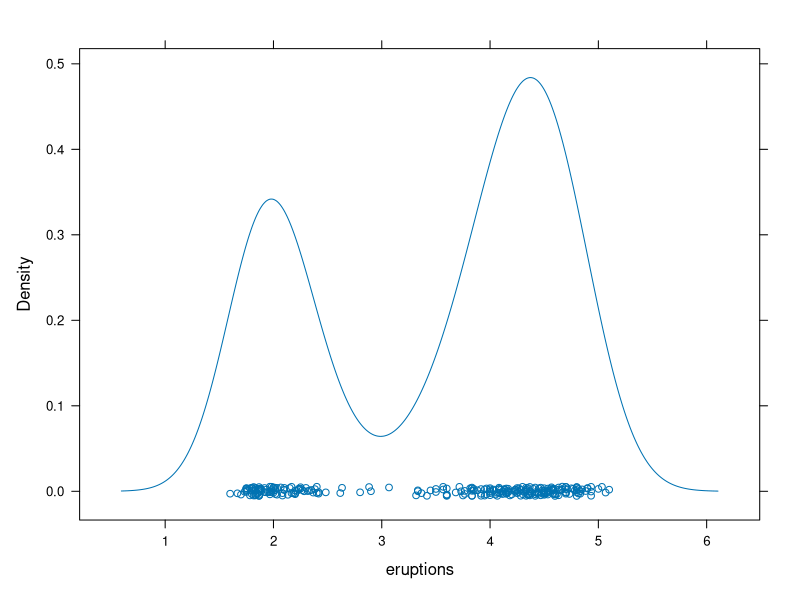
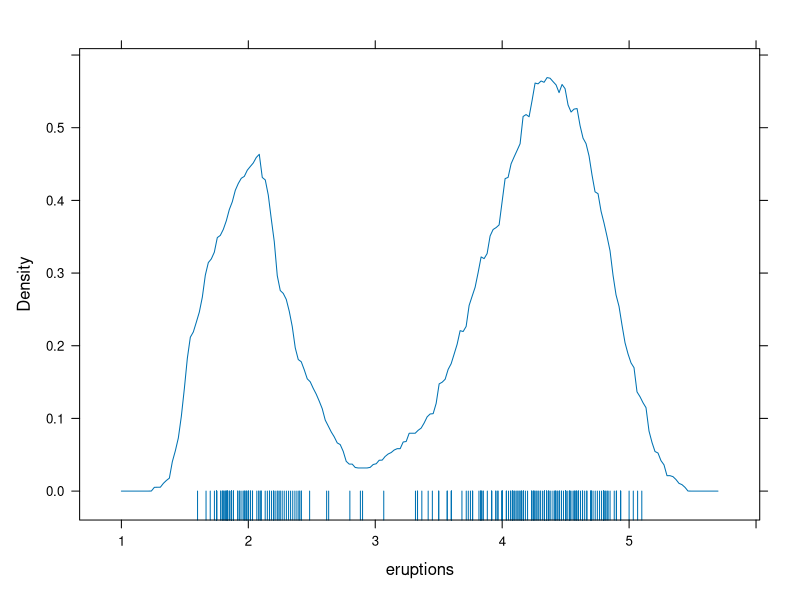
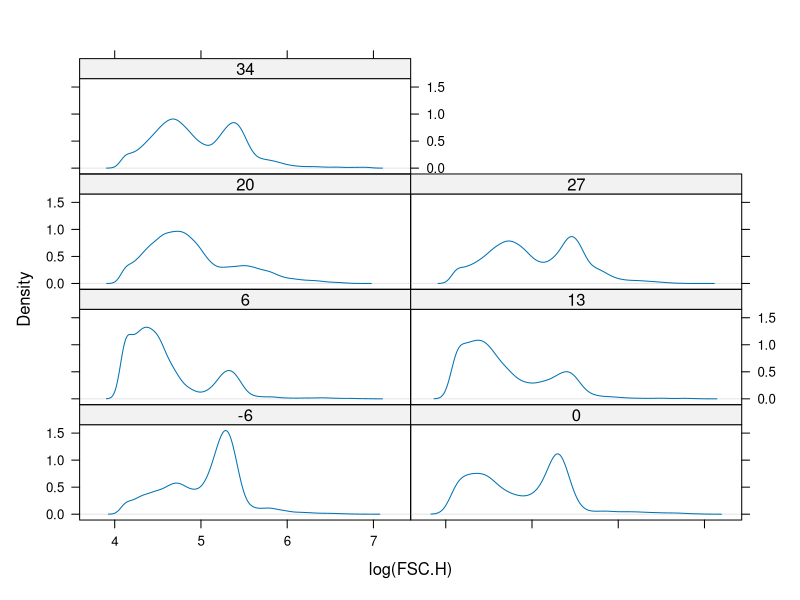
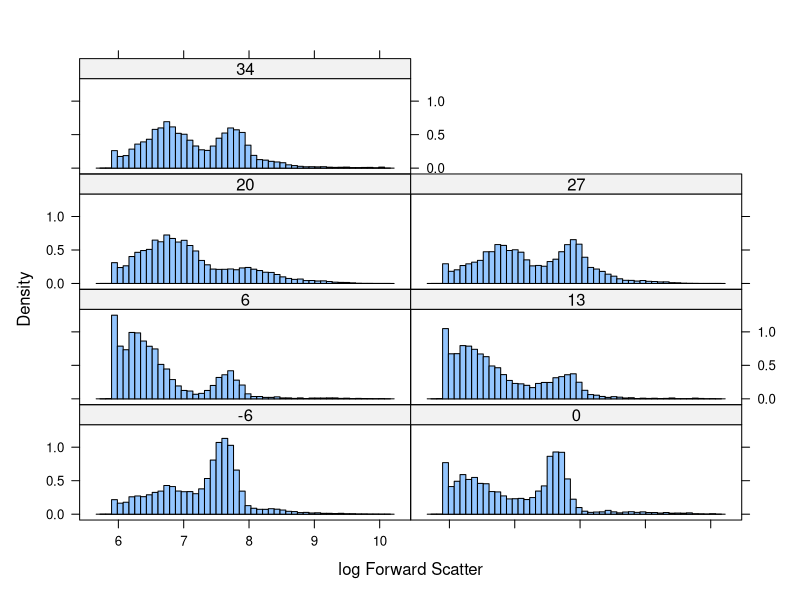
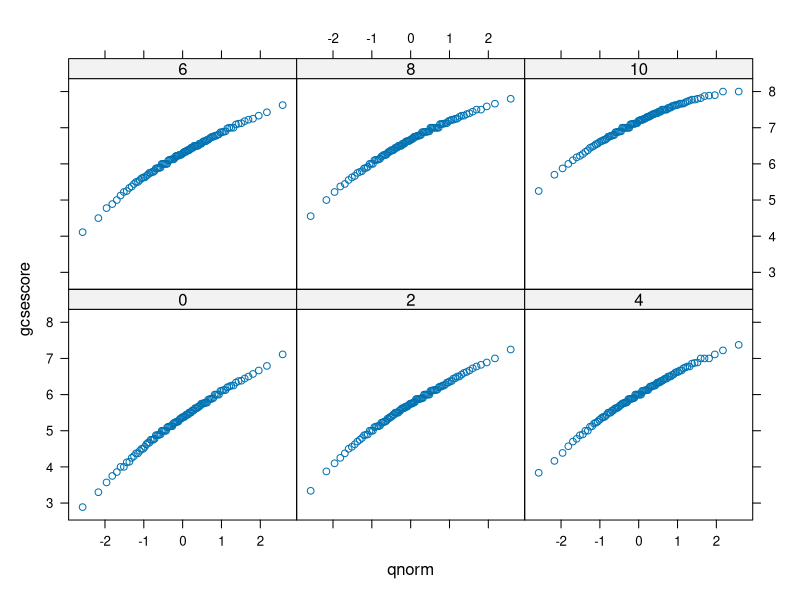
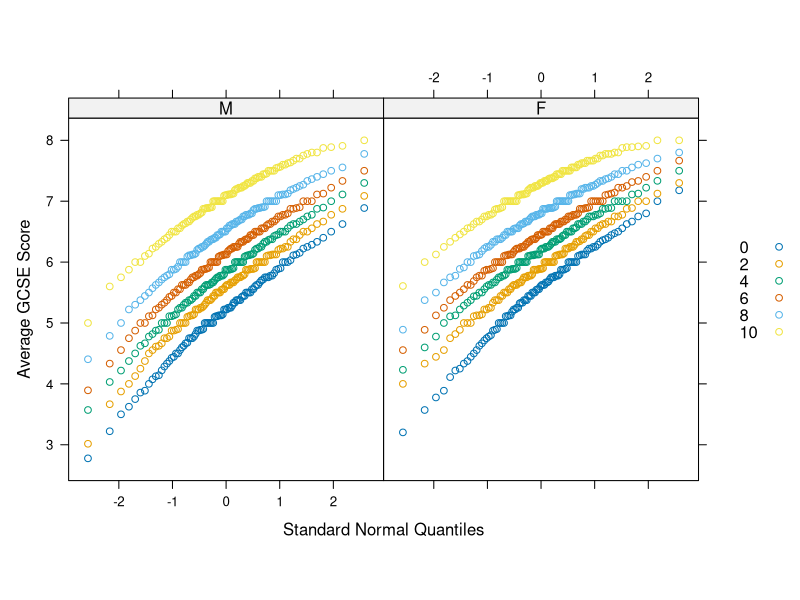
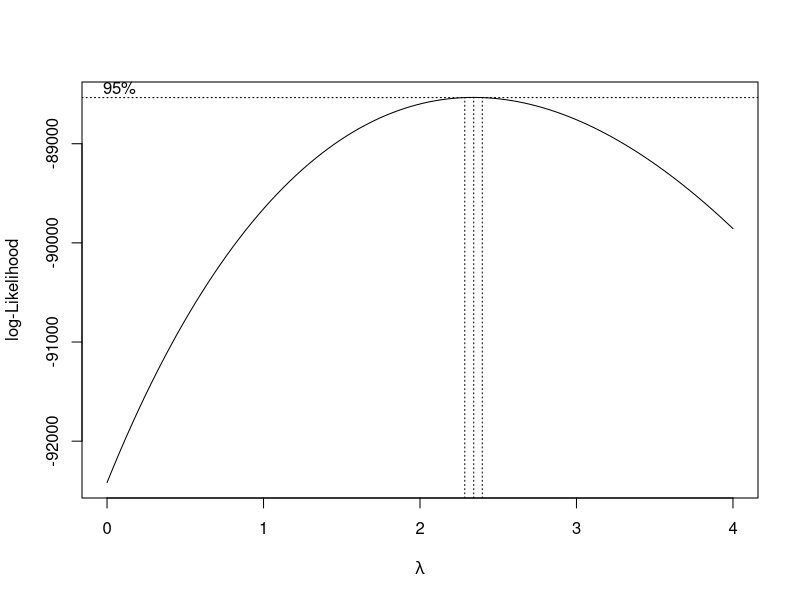
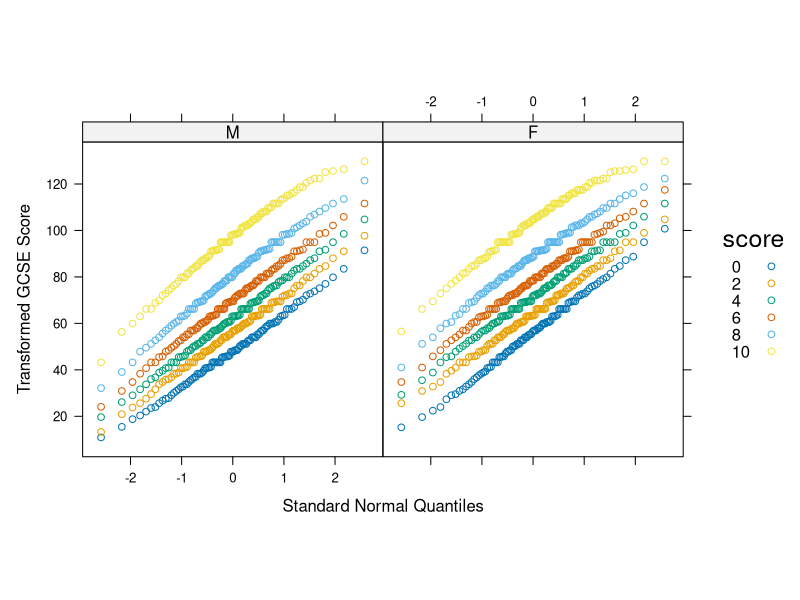

Recreate these plots in R, in order.
## ---- chunk 1
library(lattice)
## ---- chunk 2
densityplot(~eruptions, data = faithful)
## ---- chunk 3
densityplot(~eruptions,
  data = faithful,
  kernel = "rect",
  bw = 0.2,
  plot.points = "rug",
  n = 200
)
## ---- chunk 4
library(latticeExtra)
data(gvhd10)
densityplot(~ log(FSC.H) | Days,
  data = gvhd10,
  plot.points = FALSE, ref = TRUE, layout = c(2, 4)
)
## ---- chunk 5
histogram(~ log2(FSC.H) | Days, gvhd10,
  xlab = "log Forward Scatter",
  type = "density",
  nint = 50,
  layout = c(2, 4)
)
## ---- chunk 6
data(Chem97, package = "mlmRev")
qqmath(~ gcsescore | factor(score),
  data = Chem97,
  f.value = ppoints(100)
)
## ---- chunk 7
qqmath(~ gcsescore | gender, Chem97,
  groups = score,
  aspect = "xy",
  f.value = ppoints(100),
  auto.key = list(space = "right"),
  xlab = "Standard Normal Quantiles",
  ylab = "Average GCSE Score"
)
## ---- chunk 8
library(MASS)
Chem97.pos <- subset(Chem97, gcsescore > 0)
with(
  Chem97.pos,
  boxcox(gcsescore ~ score * gender, lambda = seq(0, 4, 1 / 10))
)
## ---- chunk 9
Chem97.mod <- transform(Chem97, gcsescore.trans = gcsescore^2.34)
qqmath(~ gcsescore.trans | gender, Chem97.mod,
  groups = score,
  f.value = ppoints(100), aspect = "xy",
  auto.key = list(space = "right", title = "score"),
  xlab = "Standard Normal Quantiles",
  ylab = "Transformed GCSE Score"
)
## ---- chunk 10
library(latticeExtra)
ecdfplot(~ gcsescore | factor(score),
  data = Chem97,
  groups = gender,
  auto.key = list(columns = 2),
  subset = gcsescore > 0,
  xlab = "Average GCSE SCore"
)
## ---- chunk 11
qqmath(
  data = Chem97,
  ~ gcsescore | factor(score),
  groups = gender,
  auto.key = list(points = FALSE, lines = TRUE, columns = 2),
  subset = gcsescore > 0,
  type = "l",
  distribution = qunif,
  prepanel = prepanel.qqmathline,
  aspect = "xy",
  xlab = "standard Normal Quantiles",
  ylab = "Average GCSE"
)
## ---- chunk 12
qq(
  data = Chem97, gender ~ gcsescore | factor(score),
  f.value = ppoints(100), aspect = 1
)
## ---- chunk 13
bwplot(
  data = Chem97,
  factor(score) ~ gcsescore | gender,
  xlab = "Average GCSE Score"
)
## ---- chunk 14
bwplot(
  data = Chem97,
  gcsescore^2.34 ~ gender | factor(score),
  varwidth = TRUE,
  layout = c(6, 1),
  ylab = "Transformed GCSE score"
)
## ---- chunk 15
bwplot(Days ~ log(FSC.H),
  data = gvhd10,
  xlab = "log(Forward Scatter)",
  ylab = "Days Past Transplant"
)
## ---- chunk 16
bwplot(Days ~ log(FSC.H),
  data = gvhd10,
  panel = panel.violin,
  box.ration = 3,
  xlab = "log(Forward Scatter)",
  ylab = "Days Past Transplant"
)
## ---- chunk 17
stripplot(factor(mag) ~ depth, data = quakes)
## ---- chunk 18
stripplot(depth ~ factor(mag),
  data = quakes,
  jitter.data = TRUE,
  alpha = 0.6,
  xlab = "Magnitude (Richter)", ylab = "Depth (km"
)
## ---- chunk 19
m <- lm(yield ~ variety + year + site, data = barley)
stripplot(sqrt(abs(residuals(m))) ~ site,
  data = barley,
  groups = year,
  jitter.data = TRUE,
  auto.key = list(points = TRUE, lines = TRUE, columns = 2),
  type = c("p", "a"),
  fun = median,
  ylab = expression(abs("Residual Barley Yield")^{
    1 / 2
  })
)
